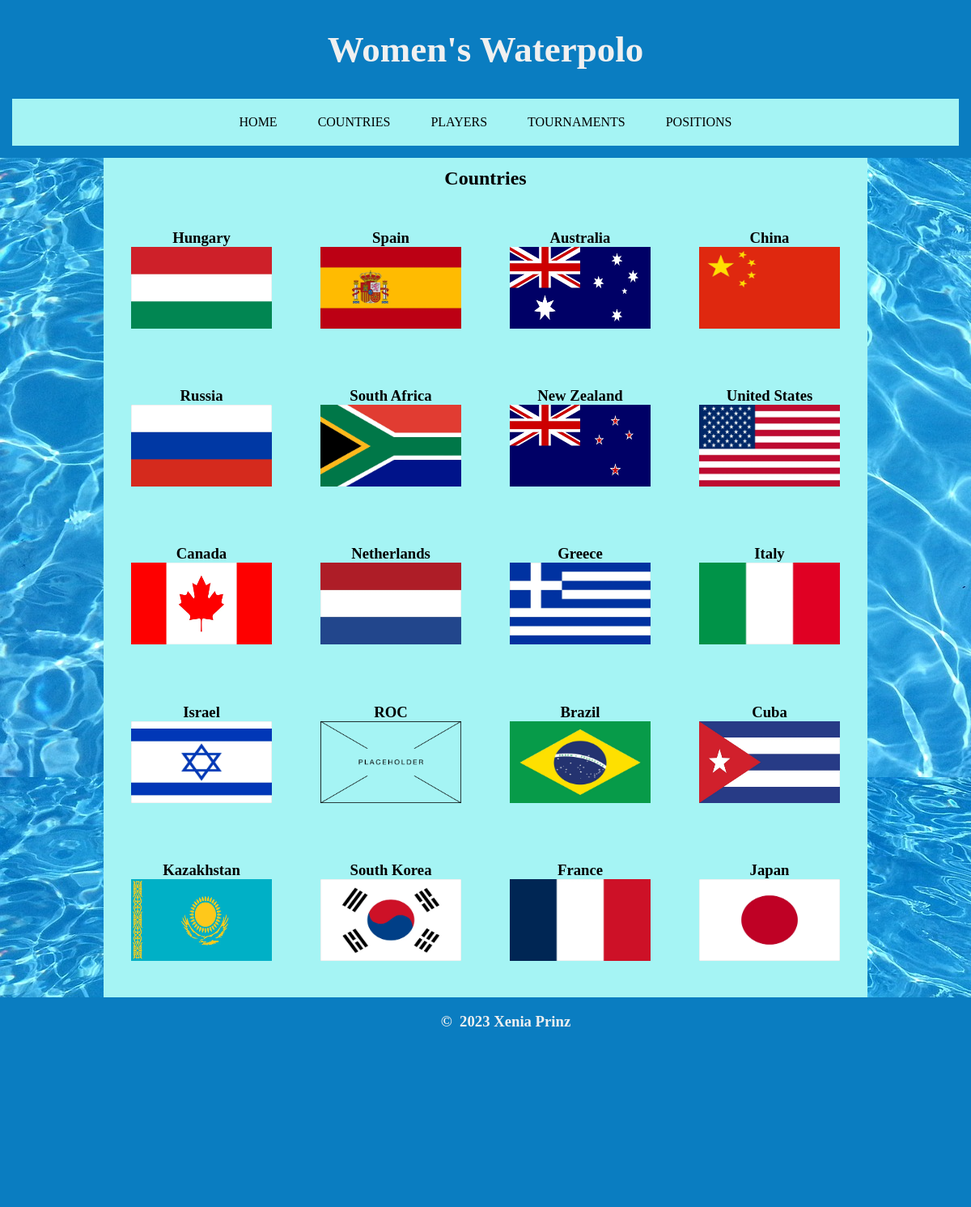
Screenshot of /countries with the database file from the repository.
### tables this page shows
CREATE TABLE Country (id INTEGER PRIMARY KEY AUTOINCREMENT, country TEXT, flag TEXT);

### routes.py (the view)
@app.route('/countries')
def countries():
    countries = connect('SELECT * FROM Country', None, None)
    return render_template("countries.html", countries=countries,
                           title="Women's Waterpolo")

### routes.py (called while the page is built)
def connect(query, id, year):
    print(query, id, year)
    conn = sqlite3.connect("waterpolo.db")  # connects to the sql database
    cur = conn.cursor()
    if id is not None and year is None:
        cur.execute(query, (id,))
    elif id and year is not None:
        cur.execute(query, id, year)
    else:
        cur.execute(query)
    results = cur.fetchall()
    return results

### templates/countries.html
{% extends "layout.html" %}
{% block content %}
<div class="subheading">
    <h2>
        Countries
    </h2>
</div>
<div class="row">
    {% for item in countries %}
    <div class="column">
        <div class="zoom">
            <h3> <a href = "/country/{{item[0]}}"> {{item[1]}} <br> <div class="flag"><img src = "{{item[2]}}"/> </div></a> </h3>
        </div>
    </div>
    {% endfor %}
</div>
{% endblock %}

### static/css/style.css (style rules this page uses)
body { font-family: "Comic Sans MS"; background-image: url("/static/images/pool_background.jpg"); box-sizing: border-box; margin: 10px; }
img { width: 310px; height: 180px; }
.flag img { width: 174px; height: 101px; }
a { color: rgb(0,0,0); text-decoration: none; }
.subheading { display: flex; justify-content: center; text-align: center; margin-top: 30px; margin-bottom: -10px; }
.column h2, h3, h4 { text-align: center; }

### rows the page displays
Country: country "Hungary", flag (picture)
Country: country "Spain", flag (picture)
Country: country "Australia", flag (picture)
Country: country "China", flag (picture)
Country: country "Russia", flag (picture)
Country: country "South Africa", flag (picture)
Country: country "New Zealand", flag (picture)
Country: country "United States", flag (picture)
Country: country "Canada", flag (picture)
Country: country "Netherlands", flag (picture)
Country: country "Greece", flag (picture)
Country: country "Italy", flag (picture)
Country: country "Israel", flag (picture)
Country: country "ROC", flag (placeholder picture)
Country: country "Brazil", flag (picture)
Country: country "Cuba", flag (picture)
Country: country "Kazakhstan", flag (picture)
Country: country "South Korea", flag (picture)
Country: country "France", flag (picture)
Country: country "Japan", flag (picture)
